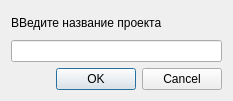
<?xml version="1.0" encoding="UTF-8"?>
<ui version="4.0">
 <class>addProjectDialog</class>
 <widget class="QDialog" name="addProjectDialog">
  <property name="geometry">
   <rect>
    <x>0</x>
    <y>0</y>
    <width>233</width>
    <height>101</height>
   </rect>
  </property>
  <property name="sizePolicy">
   <sizepolicy hsizetype="Fixed" vsizetype="Fixed">
    <horstretch>0</horstretch>
    <verstretch>0</verstretch>
   </sizepolicy>
  </property>
  <property name="maximumSize">
   <size>
    <width>233</width>
    <height>101</height>
   </size>
  </property>
  <property name="windowTitle">
   <string>Новый проект</string>
  </property>
  <layout class="QVBoxLayout" name="verticalLayout">
   <item>
    <widget class="QLabel" name="label">
     <property name="text">
      <string>ВВедите название проекта</string>
     </property>
    </widget>
   </item>
   <item>
    <widget class="QLineEdit" name="lineEdit"/>
   </item>
   <item>
    <widget class="QDialogButtonBox" name="buttonBox">
     <property name="orientation">
      <enum>Qt::Horizontal</enum>
     </property>
     <property name="standardButtons">
      <set>QDialogButtonBox::Cancel|QDialogButtonBox::Ok</set>
     </property>
    </widget>
   </item>
  </layout>
 </widget>
 <resources/>
 <connections>
  <connection>
   <sender>buttonBox</sender>
   <signal>accepted()</signal>
   <receiver>addProjectDialog</receiver>
   <slot>accept()</slot>
   <hints>
    <hint type="sourcelabel">
     <x>248</x>
     <y>254</y>
    </hint>
    <hint type="destinationlabel">
     <x>157</x>
     <y>274</y>
    </hint>
   </hints>
  </connection>
  <connection>
   <sender>buttonBox</sender>
   <signal>rejected()</signal>
   <receiver>addProjectDialog</receiver>
   <slot>reject()</slot>
   <hints>
    <hint type="sourcelabel">
     <x>316</x>
     <y>260</y>
    </hint>
    <hint type="destinationlabel">
     <x>286</x>
     <y>274</y>
    </hint>
   </hints>
  </connection>
 </connections>
</ui>
